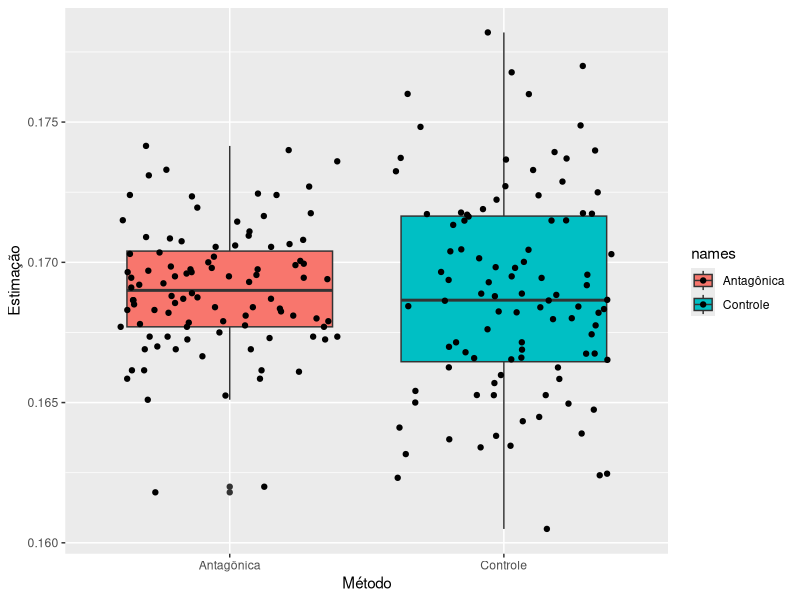

R code for this plot:
## ---- chunk 1
library(ggplot2)
## ---- chunk 2
expr <- function(lambda){
  u <- runif(1)
  return(-1*log(u)/lambda)
}
## ---- chunk 3
exprn <- function(n,lambda){
  exp <- NULL
  for(i in 1:n){
    exp[i] <- expr(lambda)
  }
  return(exp)
}
## ---- chunk 4
q1_a <- function(n){
  prob <- NULL
  for(i in 1:n) prob[i] <- ifelse(sum(1:5*exprn(5, 1)) >= 21.6, 1, 0)
  return(mean(prob))
}
q1_a(100)
## ---- chunk 5
q1_b <- function(n){
  media <- NULL ; prob <- NULL
  for(j in 1:n){
    for(i in 1:n){
      u <- runif(5)
      r1 <- ifelse(sum(1:5*(-log(u))) >= 21.6 , 1, 0)
      r2 <- ifelse(sum(1:5*(-log(1-u))) >= 21.6, 1, 0)
      media[i] <- mean(c(r1, r2))
   }
   prob[j] <- mean(media) 
  }
  return(mean(prob))
}
q1_b(100)
## ---- chunk 6
q1_c <- function(n){
  prob <- NULL ; y <- NULL ; z <- NULL
  for(j in 1:n){
    for(i in 1:n){
      y[i] <- ifelse(sum(1:5*(-log(runif(5)))) >= 21.6 , 1, 0)
      z[i] <- sum(1:5*(-log(runif(5))))
    }
    covariance <- cov(y, z)
    prob[j] <- mean(y)-(covariance/55)*(mean(z)-15)
  }
  return(mean(prob))
}
q1_c(100)
## ---- chunk 7
# Ggplot2 library
antagonica <- NULL
for(i in 1:100){
  antagonica[i] <- q1_b(100)
}

controle <- NULL
for(i in 1:100){
  controle[i] <- q1_c(100)
}
 
# Data 
names=c(rep("Antagônica", 100) , rep("Controle", 100))
value=c(antagonica,controle)
data=data.frame(names,value)
 
#Graph
qplot(x=names , y=value , data=data , geom=c("boxplot","jitter") , fill=names, xlab = 'Método', ylab = 'Estimação')
